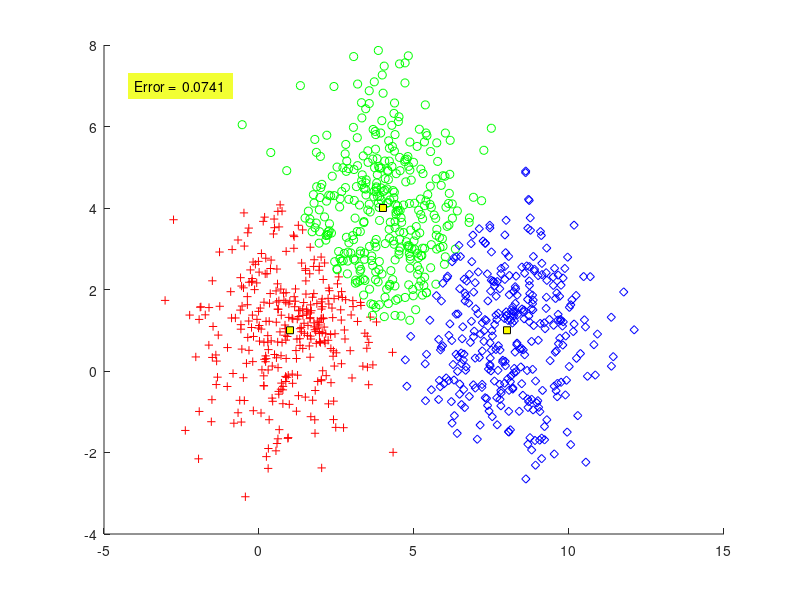

This figure's MATLAB source:
function Pe=P2_7_Bayes()
N=1000;
m=[1 4 8;1 4 1];
S(:,:,1)=2*eye(2);
S(:,:,2)=2*eye(2);
S(:,:,3)=2*eye(2);
P=[1/3 1/3 1/3 ];

%% (A)
X=[];
y=[];
[l,c]=size(m);
for j=1:c
% Generating the [p(j)*N)] vectors from each distribution
temp=mvnrnd(m(:,j),S(:,:,j),fix(P(j)*N));
% The total number of points may be slightly less than N
% due to the fix operator
X=[X ;temp];
y=[y ones(1,fix(P(j)*N))*j];
end

%% B
% l=dimensionality, c=no. of classes
[l,N]=size(X'); % N=no. of vectors
for i=1:N
for j=1:c
    Pxw(i,j)=comp_gauss_dens_val(m(:,j),S(:,:,j),X(i,:));
    t(i,j)=P(j)*Pxw(i,j);

end
% Determining the maximum quantity Pi*p(x|wi)
 [num,z(i)]=max(t(i,:));
end
plot_data(X,z,m);
%% C
Pe=compute_error(y,z);
xx=axis;

text(xx(1)+1,xx(4)-1,...
['Error =  ' num2str(Pe,3)],...
'HorizontalAlignment','left',... 
 'BackgroundColor',[.95 1 0.2],...
 'Margin',5);
end
%%
function clas_error=compute_error(y,y_est)
[q,N]=size(y); % N= no. of vectors
c=max(y); % Determining the number of classes
clas_error=0; % Counting the misclassified vectors
for i=1:N
if(y(i) ~= y_est(i))
clas_error=clas_error+1;
end
end
% Computing the classification error
clas_error =clas_error/N;
end
%%
function z=comp_gauss_dens_val(m,S,x)
[l,q]=size(m); % l=dimensionality
z=(1/((2*pi)^ (l/2)*det(S)^ 0.5) )...
*exp(-0.5*(x'-m)'*inv(S)*(x'-m));
end
%% 
function plot_data(X,y,m)
[l,N]=size(X'); % N=no. of data vectors, l=dimensionality
[l,c]=size(m); % c=no. of classes
if(l ~=2)
fprintf('NO PLOT CAN BE GENERATED\n')
return
end
pale=['r+'; 'go'; 'bd'];
figure(2)
% Plot of the data vectors
hold on

for k=1:N
plot(X(k,1),X(k,2),pale(y(k),:))
end
% Plot of the class means
for j=1:c
plot(m(1,j),m(2,j),'--ks',...
                'MarkerFaceColor','y',...
                'MarkerSize',5)
end
end
